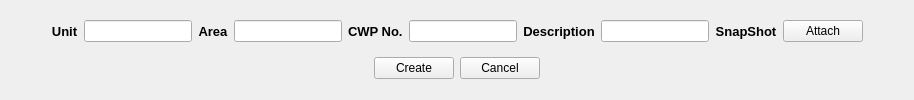
            <widget class="QWidget" name="mps_sub_page_add">
             <layout class="QHBoxLayout" name="horizontalLayout_8">
              <item>
               <layout class="QGridLayout" name="create_new_layout">
                <item row="1" column="0">
                 <layout class="QHBoxLayout" name="horizontalLayout_26">
                  <item>
                   <spacer name="horizontalSpacer_32">
                    <property name="orientation">
                     <enum>Qt::Horizontal</enum>
                    </property>
                    <property name="sizeHint" stdset="0">
                     <size>
                      <width>40</width>
                      <height>20</height>
                     </size>
                    </property>
                   </spacer>
                  </item>
                  <item>
                   <widget class="QPushButton" name="mps_create_button">
                    <property name="text">
                     <string>Create</string>
                    </property>
                   </widget>
                  </item>
                  <item>
                   <widget class="QPushButton" name="mps_cancel_button">
                    <property name="text">
                     <string>Cancel</string>
                    </property>
                   </widget>
                  </item>
                  <item>
                   <spacer name="horizontalSpacer_33">
                    <property name="orientation">
                     <enum>Qt::Horizontal</enum>
                    </property>
                    <property name="sizeHint" stdset="0">
                     <size>
                      <width>40</width>
                      <height>20</height>
                     </size>
                    </property>
                   </spacer>
                  </item>
                 </layout>
                </item>
                <item row="0" column="0">
                 <layout class="QHBoxLayout" name="horizontalLayout_27">
                  <item>
                   <spacer name="horizontalSpacer_34">
                    <property name="orientation">
                     <enum>Qt::Horizontal</enum>
                    </property>
                    <property name="sizeHint" stdset="0">
                     <size>
                      <width>40</width>
                      <height>20</height>
                     </size>
                    </property>
                   </spacer>
                  </item>
                  <item>
                   <widget class="QLabel" name="label_26">
                    <property name="font">
                     <font>
                      <family>Arial</family>
                      <pointsize>10</pointsize>
                      <weight>75</weight>
                      <bold>true</bold>
                     </font>
                    </property>
                    <property name="text">
                     <string>Unit</string>
                    </property>
                    <property name="alignment">
                     <set>Qt::AlignCenter</set>
                    </property>
                   </widget>
                  </item>
                  <item>
                   <widget class="QLineEdit" name="mps_unit_line_edit"/>
                  </item>
                  <item>
                   <widget class="QLabel" name="label_27">
                    <property name="font">
                     <font>
                      <family>Arial</family>
                      <pointsize>10</pointsize>
                      <weight>75</weight>
                      <bold>true</bold>
                     </font>
                    </property>
                    <property name="text">
                     <string>Area</string>
                    </property>
                    <property name="alignment">
                     <set>Qt::AlignCenter</set>
                    </property>
                   </widget>
                  </item>
                  <item>
                   <widget class="QLineEdit" name="mps_area_line_edit"/>
                  </item>
                  <item>
                   <widget class="QLabel" name="label">
                    <property name="font">
                     <font>
                      <family>Arial</family>
                      <pointsize>10</pointsize>
                      <weight>75</weight>
                      <bold>true</bold>
                     </font>
                    </property>
                    <property name="text">
                     <string>CWP No.</string>
                    </property>
                   </widget>
                  </item>
                  <item>
                   <widget class="QLineEdit" name="mps_cwp_line_edit"/>
                  </item>
                  <item>
                   <widget class="QLabel" name="label_28">
                    <property name="font">
                     <font>
                      <family>Arial</family>
                      <pointsize>10</pointsize>
                      <weight>75</weight>
                      <bold>true</bold>
                     </font>
                    </property>
                    <property name="text">
                     <string>Description</string>
                    </property>
                    <property name="alignment">
                     <set>Qt::AlignCenter</set>
                    </property>
                   </widget>
                  </item>
                  <item>
                   <widget class="QLineEdit" name="mps_desc_line_edit"/>
                  </item>
                  <item>
                   <widget class="QLabel" name="label_29">
                    <property name="font">
                     <font>
                      <family>Arial</family>
                      <pointsize>10</pointsize>
                      <weight>75</weight>
                      <bold>true</bold>
                     </font>
                    </property>
                    <property name="text">
                     <string>SnapShot</string>
                    </property>
                    <property name="alignment">
                     <set>Qt::AlignCenter</set>
                    </property>
                   </widget>
                  </item>
                  <item>
                   <widget class="QPushButton" name="mps_openfile_button">
                    <property name="text">
                     <string>Attach</string>
                    </property>
                   </widget>
                  </item>
                  <item>
                   <spacer name="horizontalSpacer_35">
                    <property name="orientation">
                     <enum>Qt::Horizontal</enum>
                    </property>
                    <property name="sizeHint" stdset="0">
                     <size>
                      <width>40</width>
                      <height>20</height>
                     </size>
                    </property>
                   </spacer>
                  </item>
                 </layout>
                </item>
               </layout>
              </item>
             </layout>
            </widget>
